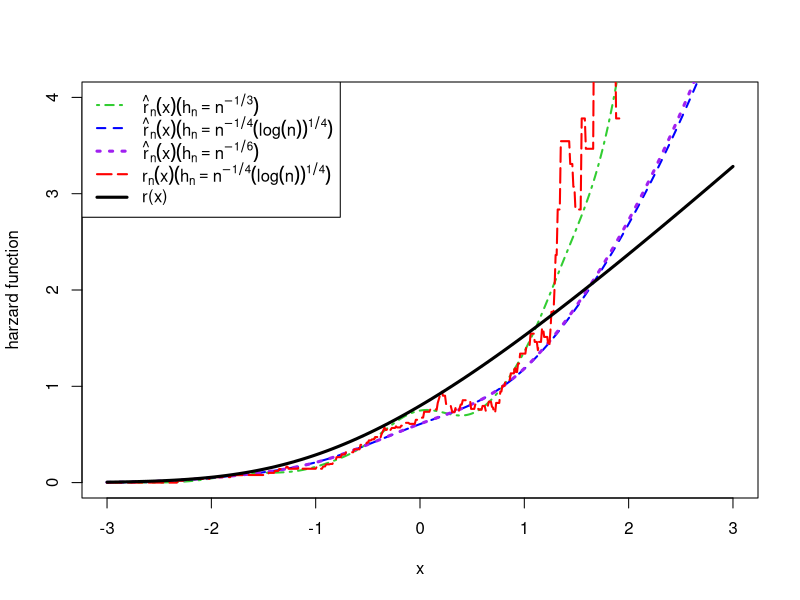

This chart was generated by the following R code:
rm(list = ls(all = TRUE)) ## remove (almost) everything in the working environment.
n = 50 # sample size
N = 1
alpha.n = (1/seq(1:n))^2
XN = matrix(NA,n,N)
for (j in 1:N) {
set.seed(j+3)
  y <- rnorm((n+1), mean = 0, sd = 1)
  x <- c()
  for (i in 1:n) {
    x[i] <- (alpha.n[i]*y[i+1] + y[i])/((1 + alpha.n[i]^2)^{1/2})
  }
  XN[,j] <- x 
}


f1 <- function(h,t,e){
  res <- mean(pnorm((t-e)/h, mean = 0, sd = 1))
  return(res)
}

f2 <- function(t,e){
  res <- sum(as.numeric(e <= t))/length(e)
}

f3 <- function(h,t,e){
  res = 1/(sqrt(2*pi)*h)*mean(exp(-(t-e)^2/(2*h^2))) 
  return(res)
}

f4 <- function(h, t, e){
  res = length(which( (t-h) < e & e<= (t+h)))/(2*length(e)*h)
}

hn <- c(n^{-1/3}, n^{-1/4}*(log(n))^{1/4}, n^{-1/6}) # bandwidth
t = seq(-3, 3, by = 0.01)
m = length(t)
lh <- length(hn)
Fhatm = matrix(NA, m, lh)
for (l in 1:lh) {
Fhat = matrix(NA, m, N)
for (j in 1:N){
  Fhat.temp = c()
  for (i in 1:m){
    Fhat.temp[i] <- f1(h=hn[l], t=t[i], e= XN[,j])
  }
  Fhat[,j] = Fhat.temp
}
Fhatm[,l] <- apply(Fhat, 1, mean)
}

Fn = matrix(NA, m, N)
for (j in 1:N){
  Ft.temp = c()
  for (i in 1:m){
    Ft.temp[i] <- f2(t=t[i], e= XN[,j])
  }
  Fn[,j]= Ft.temp
}
Fnm <- apply(Fn, 1, mean)
# par(mar=c(1,1,1,1))  


t = seq(-3, 3, by = 0.01)
m = length(t)
hn <- c(n^{-1/3}, n^{-1/4}*(log(n))^{1/4}, n^{-1/6}) #*(log(n))^{1/4}
lh <- length(hn)
fhatm = matrix(NA, m, lh)
for (l in 1:lh) {
  fhat = matrix(NA, m, N)
  for (j in 1:N){
    fhat.temp = c()
    for (i in 1:m){
      fhat.temp[i] <- f3(h=hn[l], t=t[i], e = XN[,j])
    }
    fhat[,j] = fhat.temp
  }
  fhatm[,l] <- apply(fhat, 1, mean)
}


fn = matrix(NA, m, N)
for (j in 1:N){
  ft.temp = c()
  for (i in 1:m){
    ft.temp[i] <- f4(h=hn[2], t=t[i], e= XN[,j])
  }
  fn[,j]= ft.temp
}
fnm <- apply(fn, 1, mean)

# par(mar=c(1,1,1,1)) 
rnm <- fnm/(1 - Fnm)
rhatm <- matrix(NA, m, lh)
for (l in 1:lh){
  rhatm[,l] <- fhatm[,l]/(1 - Fhatm[,l])
}

####  plot  ####
rf <- function(t){
#  t=0
  out <- dnorm(t, mean = 0, sd = 1)/(1 - pnorm(t, mean = 0, sd = 1))
}


plot(t, rhatm[,1], xlab = "x", ylab = "harzard function", ylim = c(0, 4), type = "n")
lines(t, rhatm[,1], lwd=2, col="limegreen",lty=4)
lines(t, rhatm[,2], lwd=2, col="blue",lty=2)
lines(t, rhatm[,3], lwd=3, col="purple",lty=3)
lines(t, rnm, lwd=2, col="red",lty=5)
curve(rf, add = T, lwd=3, col= "black", lty=1)
legend("topleft", c(expression(hat(r)[n](x)(h[n]==n^{-1/3})), expression(hat(r)[n](x)(h[n]==n^{-1/4}*(log(n))^{1/4})), 
                       expression(hat(r)[n](x)(h[n]==n^{-1/6})), expression(r[n](x)(h[n]==n^{-1/4}*(log(n))^{1/4})), "r(x)"), 
       col = c("limegreen","blue","purple","red","black"), lty = c(4,2,3,5,1), lwd=c(2,2,3,2,3))
